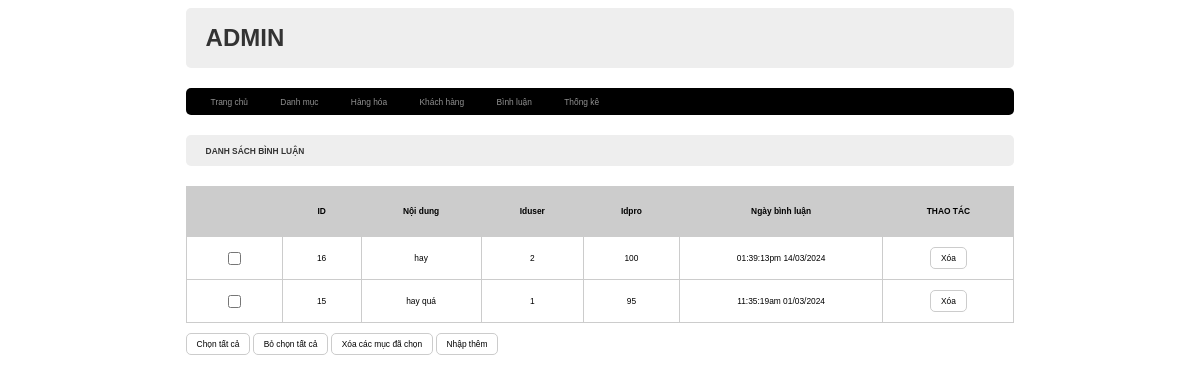
Screenshot of /admin/index.php?act=dsbl with the database file from the repository.
### tables this page shows
CREATE TABLE `binhluan` (
  `id` int NOT NULL,
  `noidung` varchar(255) NOT NULL,
  `iduser` int NOT NULL,
  `idpro` int NOT NULL,
  `ngaybinhluan` varchar(30) NOT NULL
);

### model/pdo.php (called while the page is built, shortened)
<?php
function pdo_get_connection(){
    $dburl = "mysql:host=localhost;dbname=duanmau;charset=utf8";
    $username = 'root';
    $password = '';
    $conn = new PDO($dburl, $username, $password);
    $conn->setAttribute(PDO::ATTR_ERRMODE, PDO::ERRMODE_EXCEPTION);
    return $conn;
}
function pdo_query($sql){
    $sql_args = array_slice(func_get_args(), 1);
    try{
        $conn = pdo_get_connection();
        $stmt = $conn->prepare($sql);
        $stmt->execute($sql_args);
        $rows = $stmt->fetchAll();
        return $rows;
    }
    catch(PDOException $e){
        throw $e;
    }
    finally{
        unset($conn);
    }
}

### model/binhluan.php (called while the page is built, shortened)
<?php
    function loadall_binhluan($idpro)
    {
        $sql = "SELECT *  FROM binhluan   where 1";
            $sql.= " order by id desc";
        $listbinhluan = pdo_query($sql);
        return $listbinhluan;
    }
?>

### admin/binhluan/list.php (the view)
<div class="row">
    <div class="row formtitle">
        <h1>DANH SÁCH BÌNH LUẬN</h1>
    </div>
    <div class="row formcontent">
        <form action="#" method="post">
            <div class="row mb10 formdsloai">
                <table>
                    <tr>
                        <th></th>
                        <th>ID</th>
                        <th>Nội dung</th>
                        <th>Iduser</th>
                        <th>Idpro</th>
                        <th>Ngày bình luận</th>
                        <th>THAO TÁC</th>
                    </tr>
                    <?php foreach ($listbinhluan as $binhluan) {
                        extract($binhluan);
                        $xoabl = "index.php?act=xoabl&id=".$id;
                        echo '
                            <tr>
                                <td><input type="checkbox" name="" id=""></td>
                                <td>' . $id . '</td>
                                <td>' . $noidung . '</td>
                                <td>' . $iduser . '</td>
                                <td>' . $idpro . '</td>
                                <td>' . $ngaybinhluan . '</td>
                                <td>
                                <a href="' . $xoabl . '"><input type="button" value="Xóa"></a>
                                </td>
                            </tr>
                                ';
                    }
                    ?>
                </table> <br>
                <input type="button" value="Chọn tất cả">
                <input type="reset" value="Bỏ chọn tất cả">
                <input type="button" value="Xóa các mục đã chọn">
                <a href="index.php?act=addbl"><input type="button" value="Nhập thêm"></a>
            </div>
        </form>
    </div>
</div>

### view/css/style.css (style rules this page uses)
* { box-sizing: border-box; font-family: sans-serif; font-size: 0.7vw; }
.row { float: left; width: 100%; }
.mb10 { margin-bottom: 10px; }
.formtaikhoan input[type="submit"], .formtaikhoan input[type="reset"], .formcontent input[type="submit"], .formcontent input[type="reset"], .formcontent input[type="button"], .formcontent input[type="password"] { padding: 5px 10px; border-radius: 5px; background-color: white; border: 1px #ccc solid; }
.formtitle { background-color: #eee; border-radius: 1px #ccc solid; color: #333; border-radius: 5px; padding: 5px 20px; }
.formcontent { padding: 20px 0px; }
.formdsloai table { width: 100%; border-collapse: collapse; }
.formdsloai table th { padding: 20px; background-color: #ccc; }
.formdsloai table td { padding: 10px 20px; border: 1px solid #ccc; }
td { text-align: center; }

### rows the page displays
binhluan: id "16", noidung "hay", iduser "2", idpro "100", ngaybinhluan "01:39:13pm 14/03/2024"
binhluan: id "15", noidung "hay quá", iduser "1", idpro "95", ngaybinhluan "11:35:19am 01/03/2024"
